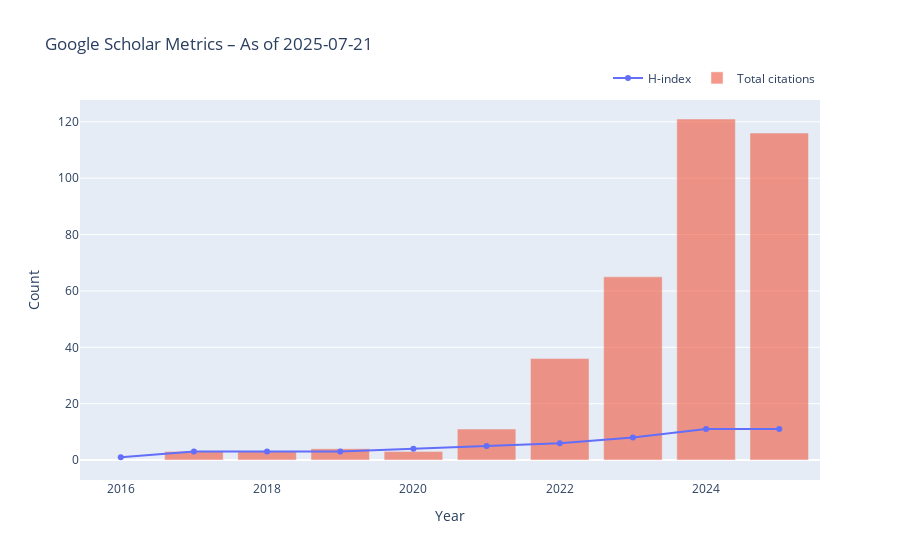

Notebook code cell kept with this figure:
### Code cell
fig.show()

### Figure 1 — Plotly figure (JSON) as saved in the notebook; plotly's stock layout.template omitted (floating-point values rounded to 4 significant figures)
{"data": [{"mode": "lines+markers", "name": "H-index", "type": "scatter", "x": [2016, 2017, 2018, 2019, 2020, 2021, 2022, 2023, 2024, 2025], "y": [1, 3, 3, 3, 4, 5, 6, 8, 11, 11]}, {"name": "Total citations", "opacity": 0.6, "type": "bar", "x": [2016, 2017, 2018, 2019, 2020, 2021, 2022, 2023, 2024, 2025], "y": [NaN, 3.0, 3.0, 4.0, 3.0, 11.0, 36.0, 65.0, 121.0, 116.0]}], "layout": {"bargap": 0.2, "legend": {"orientation": "h", "x": 1, "xanchor": "right", "y": 1.02, "yanchor": "bottom"}, "title": {"text": "Google Scholar Metrics – As of 2025-07-21"}, "xaxis": {"title": {"text": "Year"}}, "yaxis": {"title": {"text": "Count"}}}}
